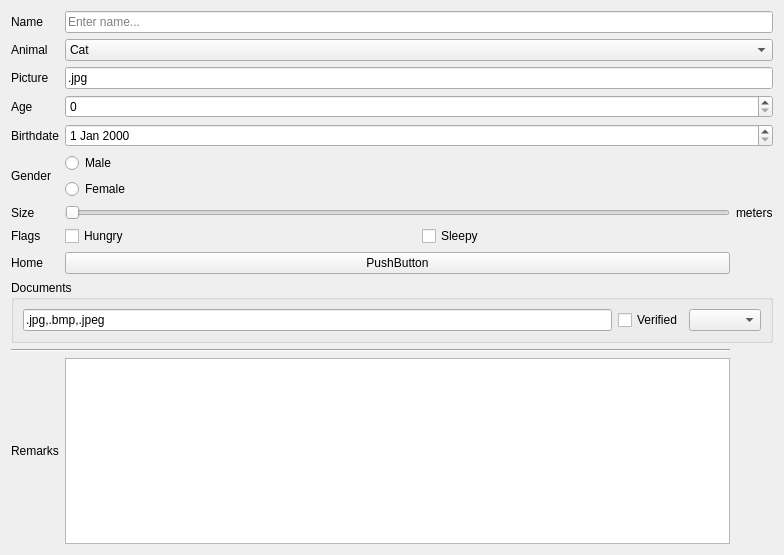
<?xml version="1.0" encoding="UTF-8"?>
<ui version="4.0">
 <class>Form</class>
 <widget class="QWidget" name="Form">
  <property name="geometry">
   <rect>
    <x>0</x>
    <y>0</y>
    <width>784</width>
    <height>555</height>
   </rect>
  </property>
  <property name="windowTitle">
   <string>Form</string>
  </property>
  <layout class="QGridLayout" name="gridLayout_2">
   <item row="6" column="0">
    <widget class="QLabel" name="label_9">
     <property name="text">
      <string>Size</string>
     </property>
    </widget>
   </item>
   <item row="0" column="0">
    <widget class="QLabel" name="label">
     <property name="text">
      <string>Name</string>
     </property>
    </widget>
   </item>
   <item row="4" column="1" colspan="2">
    <widget class="QDateEdit" name="birthdate">
     <property name="maximumDate">
      <date>
       <year>2100</year>
       <month>12</month>
       <day>31</day>
      </date>
     </property>
     <property name="minimumDate">
      <date>
       <year>1900</year>
       <month>1</month>
       <day>1</day>
      </date>
     </property>
    </widget>
   </item>
   <item row="2" column="1" colspan="2">
    <widget class="QLineEdit" name="picture__upload">
     <property name="text">
      <string>.jpg</string>
     </property>
    </widget>
   </item>
   <item row="7" column="0">
    <widget class="QLabel" name="label_4">
     <property name="text">
      <string>Flags</string>
     </property>
    </widget>
   </item>
   <item row="5" column="0">
    <widget class="QLabel" name="label_3">
     <property name="text">
      <string>Gender</string>
     </property>
    </widget>
   </item>
   <item row="3" column="0">
    <widget class="QLabel" name="label_7">
     <property name="text">
      <string>Age</string>
     </property>
    </widget>
   </item>
   <item row="6" column="2">
    <widget class="QLabel" name="label_6">
     <property name="text">
      <string>meters</string>
     </property>
    </widget>
   </item>
   <item row="1" column="1" colspan="2">
    <widget class="QComboBox" name="kvrel__animal__animal_names__value__name">
     <item>
      <property name="text">
       <string>Cat</string>
      </property>
     </item>
     <item>
      <property name="text">
       <string>Dog</string>
      </property>
     </item>
    </widget>
   </item>
   <item row="9" column="0" colspan="3">
    <widget class="QGroupBox" name="nrel__doctable__fk_animal">
     <property name="title">
      <string>Documents</string>
     </property>
     <layout class="QHBoxLayout" name="horizontalLayout_3">
      <item>
       <widget class="QLineEdit" name="doctable__name__upload">
        <property name="text">
         <string>.jpg,.bmp,.jpeg</string>
        </property>
       </widget>
      </item>
      <item>
       <widget class="QCheckBox" name="doctable__verified">
        <property name="text">
         <string>Verified</string>
        </property>
       </widget>
      </item>
      <item>
       <widget class="QComboBox" name="kvrel__doctable__type__document_types__value__name"/>
      </item>
     </layout>
    </widget>
   </item>
   <item row="10" column="0" colspan="2">
    <widget class="Line" name="line">
     <property name="orientation">
      <enum>Qt::Horizontal</enum>
     </property>
    </widget>
   </item>
   <item row="11" column="1">
    <widget class="QTextEdit" name="remarks"/>
   </item>
   <item row="4" column="0">
    <widget class="QLabel" name="label_8">
     <property name="text">
      <string>Birthdate</string>
     </property>
    </widget>
   </item>
   <item row="0" column="1" colspan="2">
    <widget class="QLineEdit" name="name">
     <property name="placeholderText">
      <string>Enter name...</string>
     </property>
    </widget>
   </item>
   <item row="2" column="0">
    <widget class="QLabel" name="label_11">
     <property name="text">
      <string>Picture</string>
     </property>
    </widget>
   </item>
   <item row="1" column="0">
    <widget class="QLabel" name="label_2">
     <property name="text">
      <string>Animal</string>
     </property>
    </widget>
   </item>
   <item row="5" column="1" colspan="2">
    <layout class="QGridLayout" name="gridLayout">
     <item row="1" column="0">
      <widget class="QRadioButton" name="female">
       <property name="text">
        <string>Female</string>
       </property>
       <attribute name="buttonGroup">
        <string notr="true">gender</string>
       </attribute>
      </widget>
     </item>
     <item row="0" column="0">
      <widget class="QRadioButton" name="male">
       <property name="text">
        <string>Male</string>
       </property>
       <attribute name="buttonGroup">
        <string notr="true">gender</string>
       </attribute>
      </widget>
     </item>
    </layout>
   </item>
   <item row="11" column="0">
    <widget class="QLabel" name="label_5">
     <property name="text">
      <string>Remarks</string>
     </property>
    </widget>
   </item>
   <item row="6" column="1">
    <widget class="QSlider" name="size">
     <property name="minimum">
      <number>0</number>
     </property>
     <property name="maximum">
      <number>10</number>
     </property>
     <property name="singleStep">
      <number>2</number>
     </property>
     <property name="orientation">
      <enum>Qt::Horizontal</enum>
     </property>
     <property name="invertedAppearance">
      <bool>false</bool>
     </property>
     <property name="invertedControls">
      <bool>false</bool>
     </property>
    </widget>
   </item>
   <item row="3" column="1" colspan="2">
    <widget class="QSpinBox" name="age"/>
   </item>
   <item row="7" column="1" colspan="2">
    <layout class="QHBoxLayout" name="horizontalLayout_2">
     <item>
      <widget class="QCheckBox" name="hungry">
       <property name="text">
        <string>Hungry</string>
       </property>
      </widget>
     </item>
     <item>
      <widget class="QCheckBox" name="sleepy">
       <property name="text">
        <string>Sleepy</string>
       </property>
      </widget>
     </item>
    </layout>
   </item>
   <item row="8" column="0">
    <widget class="QLabel" name="label_10">
     <property name="text">
      <string>Home</string>
     </property>
    </widget>
   </item>
   <item row="8" column="1">
    <widget class="QPushButton" name="featurelink__Hauptbahnhof__home">
     <property name="text">
      <string>PushButton</string>
     </property>
    </widget>
   </item>
  </layout>
 </widget>
 <resources/>
 <connections/>
 <buttongroups>
  <buttongroup name="gender"/>
 </buttongroups>
</ui>
